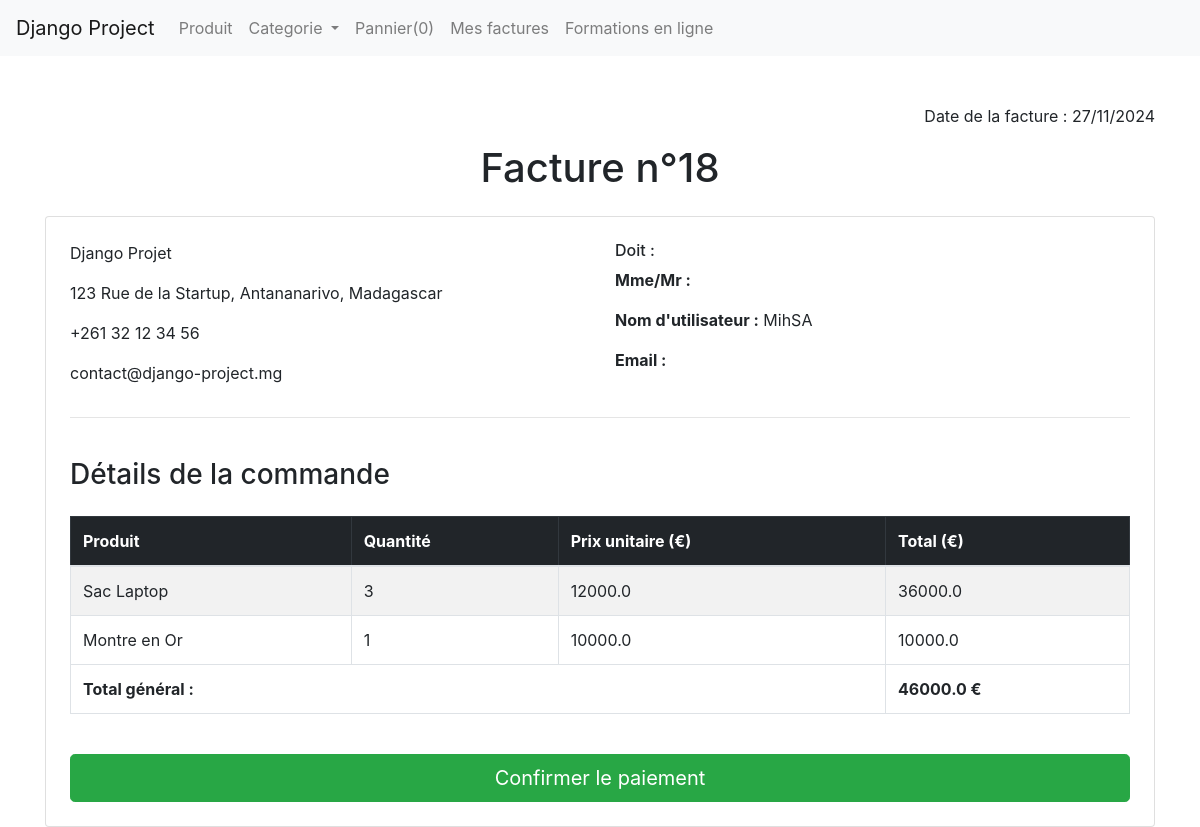
/shop/factures/18/ (signed in), run on the app's committed database.
### shop/models.py (models this page shows, shortened)
class Commande(models.Model):
    user = models.ForeignKey(User, on_delete=models.SET_NULL, null=True, blank=True)  # Client ayant passé la commande
    products = models.ManyToManyField(
        Product, through='CommandeItem', related_name='commandes'
    )  # Relation avec les produits via une table intermédiaire
    total_price = models.FloatField(default=0.0)  # Prix total de la commande
    date_ordered = models.DateTimeField(auto_now_add=True)  # Date de la commande
    is_paid = models.BooleanField(default=False)  # Indique si la commande est payée
    status = models.CharField(
        max_length=20,
        choices=[
            ('Pending', 'En attente'),
            ('Processing', 'En cours de traitement'),
            ('Completed', 'Complétée'),
            ('Cancelled', 'Annulée'),
        ],
        default='Pending'
    )  # Statut de la commande
    class Meta:
        ordering = ['-date_ordered']

class CommandeItem(models.Model):
    commande = models.ForeignKey(Commande, on_delete=models.CASCADE, related_name='items')
    product = models.ForeignKey(Product, on_delete=models.CASCADE)
    quantity = models.PositiveIntegerField(default=1)  # Quantité d'un produit spécifique

class Product(models.Model):
    title = models.CharField(max_length=50)
    price = models.FloatField()
    description = models.TextField()
    category = models.ForeignKey(Category, related_name="categorie", on_delete=models.CASCADE)
    image = models.ImageField(upload_to='shop/', null=True, blank=True)
    date_added = models.DateTimeField(auto_now=True)
    class Meta:
        ordering = ['-date_added']

### shop/views.py (the view)
# urls.py: path('factures/<int:commande_id>/', views.facture_detail, name='facture_detail'),
@login_required
def facture_detail(request, commande_id):
    commande = get_object_or_404(Commande, id=commande_id, user=request.user, is_paid=False)
    items_with_total = commande.items.annotate(
        total_price=F('quantity') * F('product__price')
    )
    total_general = items_with_total.aggregate(Sum('total_price'))['total_price__sum']
    if request.method == "POST":
        commande.is_paid = True
        commande.save()
        return redirect('mes_factures')
    return render(request, 'shop/facture_detail.html', {
        'commande': commande,
        'items_with_total': items_with_total,
        'total_general': total_general,
    })

### shop/templates/shop/facture_detail.html (shortened to what this page needs)
{% extends "base.html" %}
{% block content %}
<div class="container mt-5">
    <p class="text-right"><strongA>Date de la facture :</strongA> {{ commande.date_ordered|date:"d/m/Y" }}</p>
    <h1 class="text-center mb-4">Facture n°{{ commande.id }}</h1>
    <div class="card p-4">
        <div class="row">
            <div class="col-md-6">
                <p>Django Projet</p>
                <p>123 Rue de la Startup, Antananarivo, Madagascar</p>
                <p> +261 32 12 34 56</p>
                <p> contact@django-project.mg</p>
            </div>
            <div class="col-md-6">
                <h6>Doit : </h6>
                <p><strong>Mme/Mr :</strong> {{ commande.user.first_name }}  {{ commande.user.last_name }}</p>
                <p><strong>Nom d'utilisateur :</strong> {{ commande.user.username }}</p>
                <p><strong>Email :</strong> {{ commande.user.email }}</p>
            </div>
        </div>
        <hr>
        <h3 class="mt-4 text-centeer">Détails de la commande</h3>
        <table class="table table-bordered table-striped mt-3">
            <thead class="table-dark">
                <tr>
                    <th>Produit</th>
                    <th>Quantité</th>
                    <th>Prix unitaire (€)</th>
                    <th>Total (€)</th>
                </tr>
            </thead>
            <tbody>
                {% for item in items_with_total %}
                    <tr>
                        <td>{{ item.product.title }}</td>
                        <td>{{ item.quantity }}</td>
                        <td>{{ item.product.price }}</td>
                        <td>{{ item.total_price }}</td>
                    </tr>
                {% endfor %}
            </tbody>
            <tfoot>
                <tr>
                    <th colspan="3" class="text-end">Total général :</th>
                    <th>{{ total_general }} €</th>
                </tr>
            </tfoot>
        </table>
        <form method="post">
            <button type="submit" class="btn btn-success btn-lg btn-block mt-4">Confirmer le paiement</button>
        </form>
    </div>
</div>
{% endblock content %}

### data on the page
Commande: date_ordered "27/11/2024", id "18", user.username "MihSA"
CommandeItem: product "Sac Laptop", quantity "3", product.price "12000.0", total_price "36000.0"
CommandeItem: product "Montre en Or", quantity "1", product.price "10000.0", total_price "10000.0"

### other printed values
{{ total_general }} "46000.0"
